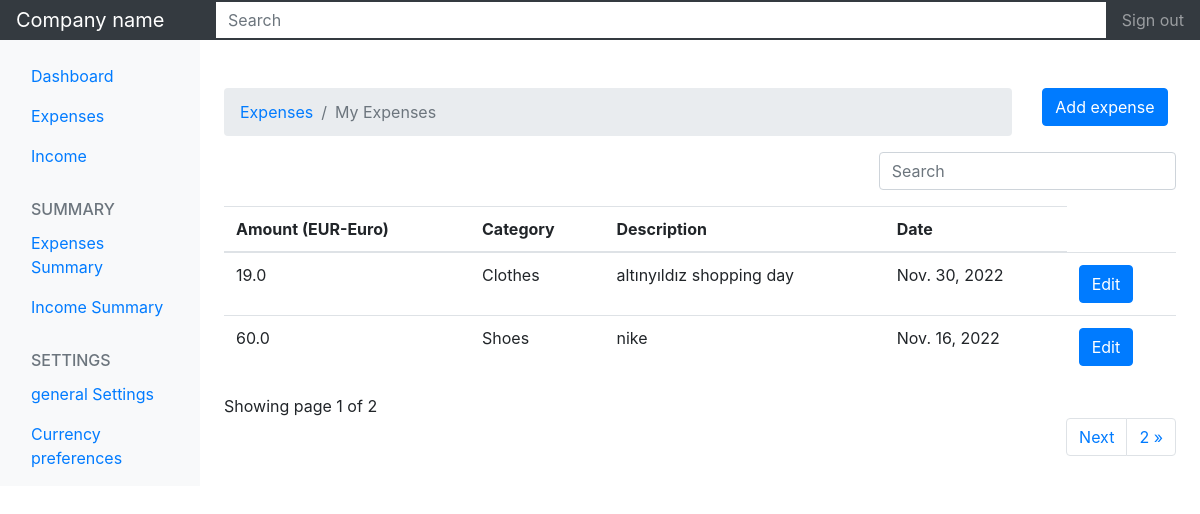
The app's page / (signed in), older data.
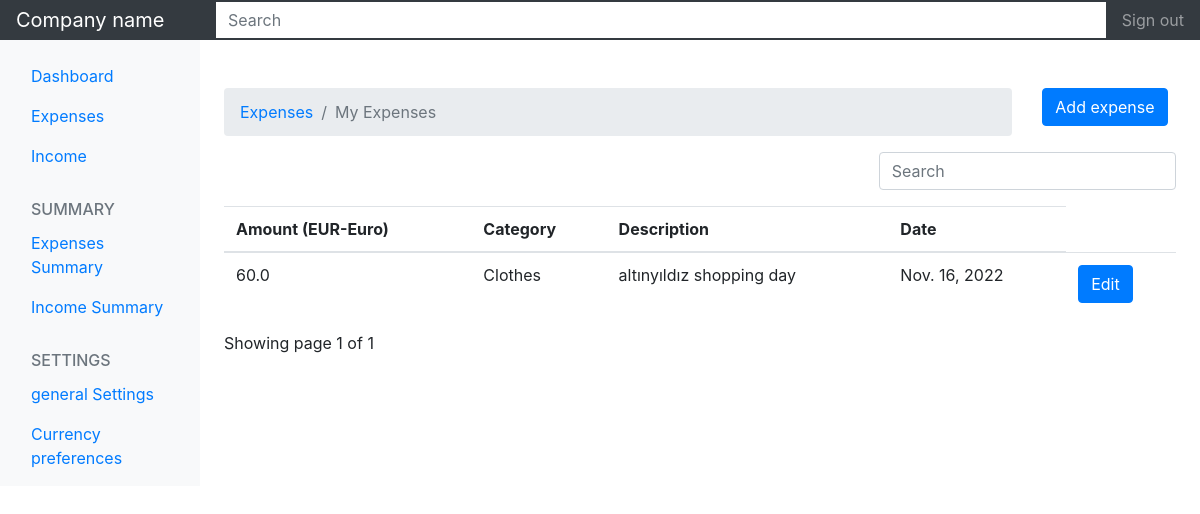
The same page, newer data.
### userpreferences/models.py (models this page shows, shortened)
class UserPreference(models.Model):
    user = models.OneToOneField(to=User, on_delete=models.CASCADE)
    currency = models.CharField(max_length=255, blank=True, null=True)

### base/models.py (models this page shows, shortened)
class Expense(models.Model):
    amount = models.FloatField()
    date = models.DateField(default=now)
    description = models.TextField()
    owner = models.ForeignKey(to=User, on_delete=models.CASCADE)
    category = models.CharField(max_length=266)

### base/views.py (the view)
# urls.py: path('', views.index, name = 'expenses'),
@login_required(login_url='/login')
def index(request):
    categories = Category.objects.all()
    expenses = Expense.objects.filter(owner=request.user)
    paginator = Paginator(expenses, 2)
    page_number = request.GET.get('page')
    page_obj = Paginator.get_page(paginator, page_number)
    currency = UserPreference.objects.get(user=request.user).currency
    context = {
        'expenses': expenses,
        'page_obj': page_obj,
        'currency': currency
    }
    return render(request, 'index.html', context)

### templates/index.html (shortened to what this page needs)
{% extends "base.html" %}
{% load static %}
{% block content %}
    <div class="row">
        <div class="col-md-10">
            <nav aria-label="breadcrumb">
                <ol class="breadcrumb">
                <li class="breadcrumb-item"><a href="">Expenses</a></li>
                <li class="breadcrumb-item active" aria-current="page">My  Expenses</li>
                </ol>
            </nav>
        </div>
        <div class="col-md-2">
            <a href="{% url 'addexpense' %}" class="btn btn-primary">Add expense</a>
        </div>
        <div class="container">
            <div class="row">
                <div class="col-md-8"></div>
                <div class="col-md-4">
                  <div class="form-group">
                    <input type="text" class="form-control" id="searchField" placeholder="Search">
                  </div>
                </div>
              </div>
          <div class="app-table">
            {% if expenses.count %}
            <table class="table table-stripped table hover">
                <thead>
                    <tr>
                        <th>Amount ({{currency}})</th>
                        <th>Category</th>
                        <th>Description</th>
                        <th>Date</th>
                    </tr>
                </thead>
                <tbody>
                    {% for i in page_obj %}
                    <tr>
                        <td>{{i.amount}}</td>
                        <td>{{i.category}}</td>
                        <td>{{i.description}}</td>
                        <td>{{i.date}}</td>
                        <td><a href="{% url 'expense_edit' i.id %}" class="btn btn-primary">Edit</a></td>
                    </tr>
                    {% endfor %}
                </tbody>
            </table>
            {% endif %}
            <div class="pagination-container">
                <div class="">
                  Showing page {{page_obj.number}} of {{ page_obj.paginator.num_pages }}
                </div>
                <ul class="pagination align-right float-right mr-auto">
                  {% if page_obj.has_next %}
                  <li class="page-item"> <a class="page-link" href="?page={{ page_obj.next_page_number }}">Next</a></li>
                  <li class="page-item"> <a class="page-link" href="?page={{ page_obj.paginator.num_pages }}">{{ page_obj.paginator.num_pages}} &raquo;</a></li>
                  {% endif %}
                </ul>
            </div>
        </div>
    </div>
</div>
{% endblock %}

### templates/base.html (shortened to what this page needs)
{% load static %}
<html lang="en">
  <head>
    <link rel="stylesheet" href="https://cdn.jsdelivr.net/npm/bootstrap@4.0.0/dist/css/bootstrap.min.css">
  </head>
  <body>
<header class="navbar navbar-dark sticky-top bg-dark flex-md-nowrap p-0 shadow">
  <a class="navbar-brand col-md-3 col-lg-2 me-0 px-3 fs-6" href="#">Company name</a>
  <input class="form-control form-control-dark w-100 rounded-0 border-0" type="text" placeholder="Search" aria-label="Search">
  <div class="navbar-nav">
    <div class="nav-item text-nowrap">
      <a class="nav-link px-3" href="#">Sign out</a>
    </div>
  </div>
</header>
<div class="container-fluid">
  <div class="row">
    {% include "partials/sidebar.html" %}
    <main class="col-md-9 ms-sm-auto col-lg-10 px-md-4">
      {% block content %}
      {% endblock  %}
    </main>
  </div>
</div>
  </body>
</html>

### templates/partials/sidebar.html (shortened to what this page needs)
{% load static %}
<nav id="sidebarMenu" class="col-md-3 col-lg-2 d-md-block bg-light sidebar collapse">
    <div class="position-sticky pt-3 sidebar-sticky">
      <ul class="nav flex-column">
        <li class="nav-item">
          <a class="nav-link active" aria-current="page" href="#">
            Dashboard
          </a>
        </li>
        <li class="nav-item">
          <a class="nav-link" href="{% url 'expenses' %}">
            Expenses
          </a>
        </li>
        <li class="nav-item">
          <a class="nav-link" href="#">
            Income
          </a>
        </li>
      </ul>
      <h6 class="sidebar-heading d-flex justify-content-between align-items-center px-3 mt-4 mb-1 text-muted text-uppercase">
        <span>Summary</span>
      </h6>
      <ul class="nav flex-column mb-2">
        <li class="nav-item">
          <a class="nav-link" href="#">
            Expenses Summary
          </a>
        </li>
        <li class="nav-item">
          <a class="nav-link" href="#">
            Income Summary
          </a>
        </li>
      </ul>
      <h6 class="sidebar-heading d-flex justify-content-between align-items-center px-3 mt-4 mb-1 text-muted text-uppercase">
        <span>Settings</span>
      </h6>
      <ul class="nav flex-column mb-2">
        <li class="nav-item">
          <a class="nav-link" href="{% url 'preferences' %}">
            general Settings
          </a>
        </li>
        <li class="nav-item">
          <a class="nav-link" href="{% url 'preferences' %}">
            Currency preferences
          </a>
        </li>
      </ul>
    </div>
  </nav>

Row changes from the older to the newer data that the page shows:
removed Expense: amount "19.0", category "Clothes", description "altınyıldız shopping day", date "Nov. 30, 2022"
removed Expense: amount "60.0", category "Shoes", description "nike", date "Nov. 16, 2022"
added Expense: amount "60.0", category "Clothes", description "altınyıldız shopping day", date "Nov. 16, 2022"
Text that changed along with them:
{{ page_obj.paginator.num_pages }}: "2" → "1"
{{ page_obj.paginator.num_pages }}: "2" → (not shown)
text no longer shown: "Next »"
